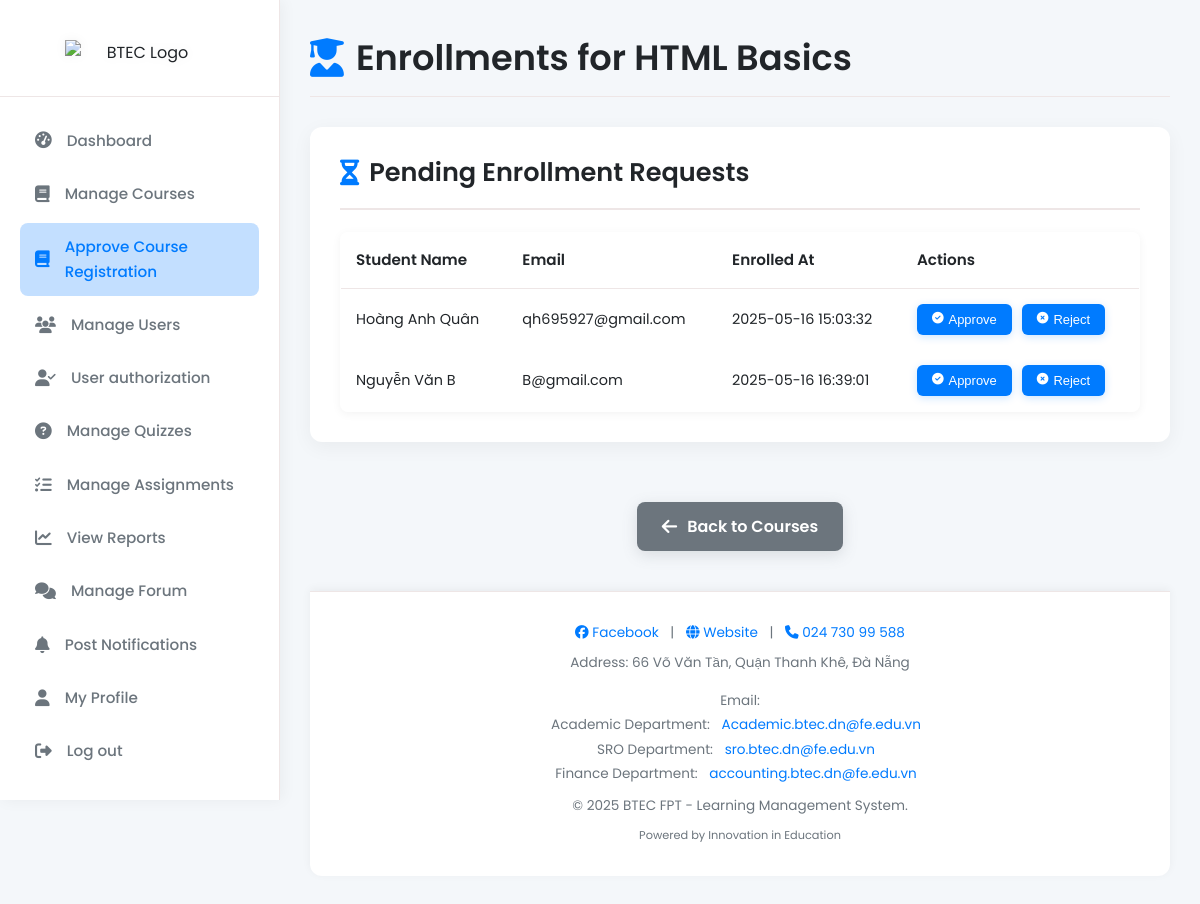
The app's page /module/admin/user_management/admin_enrollment_approval.php?course_id=1 (signed in), older data.
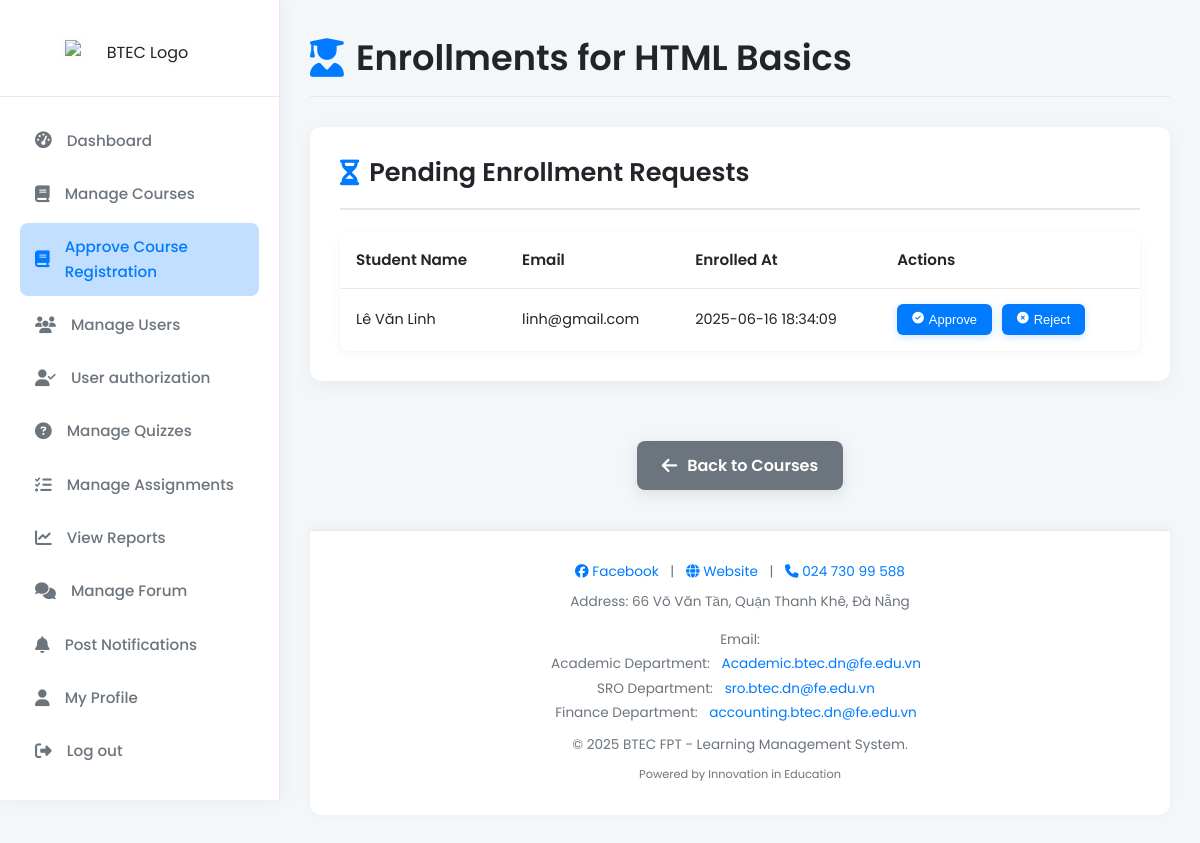
The same page, newer data.
### tables this page shows
CREATE TABLE `enrollments` (
  `id` int NOT NULL,
  `user_id` int NOT NULL,
  `course_id` int NOT NULL,
  `status` enum('pending','approved','rejected') DEFAULT 'pending',
  `enrolled_at` datetime DEFAULT CURRENT_TIMESTAMP
);

CREATE TABLE `users` (
  `id` int NOT NULL,
  `fullname` varchar(255) NOT NULL,
  `email` varchar(255) NOT NULL,
  `password` varchar(255) NOT NULL,
  `role` enum('student','teacher','admin') DEFAULT 'student',
  `created_at` datetime DEFAULT CURRENT_TIMESTAMP,
  `status` enum('approved','pending') DEFAULT 'approved'
);

### module/admin/user_management/admin_enrollment_approval.php (the view, shortened to what this page needs)
<?php
include "../../../includes/db_connect.php";
$course_id = $_GET['course_id'];
$course = $conn->query("SELECT title FROM courses WHERE id = $course_id")->fetch_assoc();
$pending_enrollments = $conn->query("
    SELECT e.id, u.fullname, u.email, e.enrolled_at
    FROM enrollments e
    JOIN users u ON e.user_id = u.id
    WHERE e.course_id = $course_id AND e.status = 'pending'
");
?>
<!DOCTYPE html>
<html lang="en">
<head>
    <link rel="stylesheet" href="https://cdnjs.cloudflare.com/ajax/libs/font-awesome/6.5.0/css/all.min.css">
    <link rel="stylesheet" href="../../../css/style.css">
    <link rel="stylesheet" href="../../../css/admin/admin_enrollment_approval.css">
</head>
<body>
    <?php include "../../../includes/sidebar.php"; ?>
    <div class="main-content">
        <div class="admin-page-header">
            <h2><i class="fas fa-user-graduate"></i> Enrollments for <?= htmlspecialchars($course['title']) ?></h2>
        </div>
        <div class="course-management-overview">
            <h3><i class="fas fa-hourglass-half"></i> Pending Enrollment Requests</h3>
            <div class="course-management-content">
                <?php if ($pending_enrollments->num_rows > 0): ?>
                    <table class="enrollment-table">
                        <thead>
                            <tr>
                                <th>Student Name</th>
                                <th>Email</th>
                                <th>Enrolled At</th>
                                <th>Actions</th>
                            </tr>
                        </thead>
                        <tbody>
                            <?php while ($row = $pending_enrollments->fetch_assoc()): ?>
                                <tr>
                                    <td><?= htmlspecialchars($row['fullname']) ?></td>
                                    <td><?= htmlspecialchars($row['email']) ?></td>
                                    <td><?= $row['enrolled_at'] ?></td>
                                    <td class="enrollment-actions">
                                        <form method="post">
                                            <button type="submit" name="action" value="approve" class="approve"><i class="fas fa-check-circle"></i> Approve</button>
                                            <button type="submit" name="action" value="reject" class="reject"><i class="fas fa-times-circle"></i> Reject</button>
                                        </form>
                                    </td>
                                </tr>
                            <?php endwhile; ?>
                        </tbody>
                    </table>
                <?php else: ?>
                    <p class="no-enrollments"><i class="fas fa-info-circle"></i> No pending enrollment requests for this course.</p>
                <?php endif; ?>
            </div>
        </div>
        <div class="back-link">
            <a href="admin_course_enrollments.php"><i class="fas fa-arrow-left"></i> Back to Courses</a>
        </div>
        <?php include "../../../includes/footer.php"; ?>
    </div>
</body>
</html>

Row changes from the older to the newer data that the page shows:
no longer on this page (row edited): enrollments: user.fullname "Hoàng Anh Quân", user.email "qh695927@gmail.com", enrolled_at "2025-05-16 15:03:32"
no longer on this page (row edited): enrollments: user.fullname "Nguyễn Văn B", user.email "B@gmail.com", enrolled_at "2025-05-16 16:39:01"
added enrollments: user.fullname "Lê Văn Linh", user.email "linh@gmail.com", enrolled_at "2025-06-16 18:34:09"
